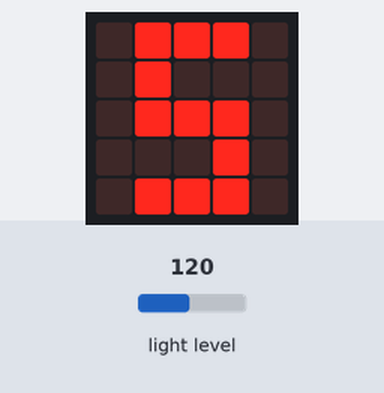
Bench run of a program on a simulated BBC micro:bit (MakeCode). On the bench: the board's 5×5 LED display. The test bench sets the inputs (shaded band); at power-on: light level 120.

Above: at 1.2 s.
1.3 s: light level set to 5
At 2.1 s:
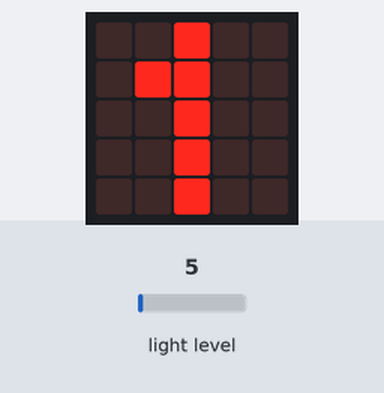
3.1 s: light level set to 73
At 4.0 s:
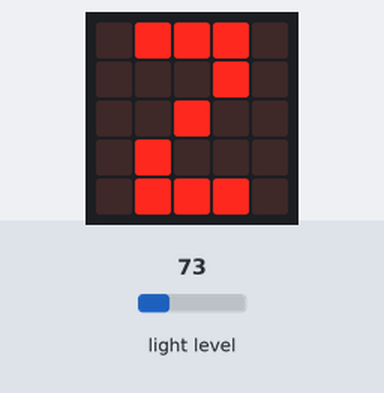
4.8 s: light level set to 83
At 5.9 s:
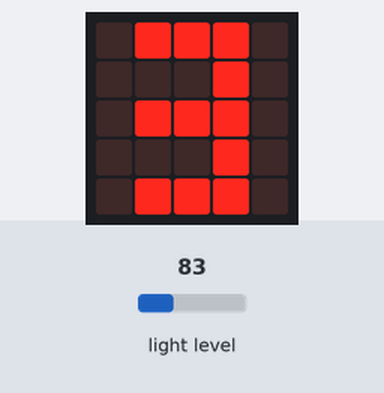
6.5 s: light level set to 93
At 7.7 s:
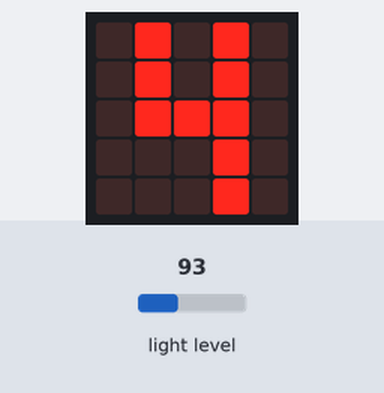
8.2 s: light level set to 64
At 9.6 s:
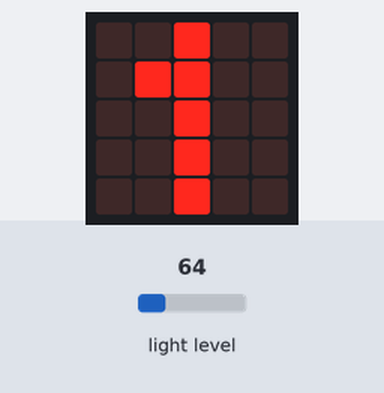
9.9 s: light level set to 128
At 11.4 s:
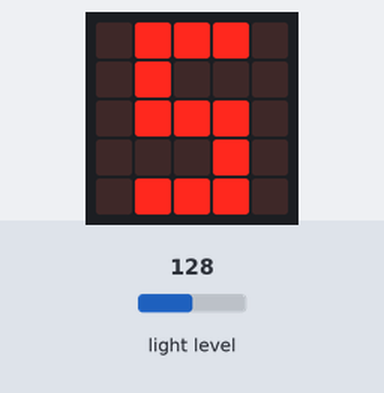
Timing chart, 0 to 12.5 s (numbered marks = the images above; inputs shaded):
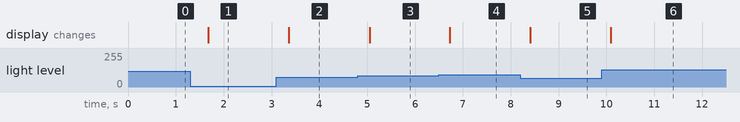

The program:

main.ts
```typescript
basic.forever(function () {
    if (input.lightLevel() > 100) {
        basic.showLeds(`
            . # # # .
            . # . . .
            . # # # .
            . . . # .
            . # # # .
            `)
    } else if (input.lightLevel() > 90) {
        basic.showLeds(`
            . # . # .
            . # . # .
            . # # # .
            . . . # .
            . . . # .
            `)
    } else if (input.lightLevel() > 80) {
        basic.showLeds(`
            . # # # .
            . . . # .
            . # # # .
            . . . # .
            . # # # .
            `)
    } else if (input.lightLevel() > 70) {
        basic.showLeds(`
            . # # # .
            . . . # .
            . . # . .
            . # . . .
            . # # # .
            `)
    } else {
        basic.showLeds(`
            . . # . .
            . # # . .
            . . # . .
            . . # . .
            . . # . .
            `)
    }
})
```

test.ts
```typescript
// aquí va el archivo "tests"; esto no se compilará cuando este paquete se utilice como una extensión.
```

Measured:
- after the input at 1.3 s, the display: changes after 0.38 s (image 1)
- after the input at 3.1 s, the display: changes after 0.27 s (image 2)
- after the input at 4.8 s, the display: changes after 0.25 s (image 3)
- after the input at 6.5 s, the display: changes after 0.23 s (image 4)
- after the input at 8.2 s, the display: changes after 0.21 s (image 5)
- after the input at 9.9 s, the display: changes after 0.20 s (image 6)
